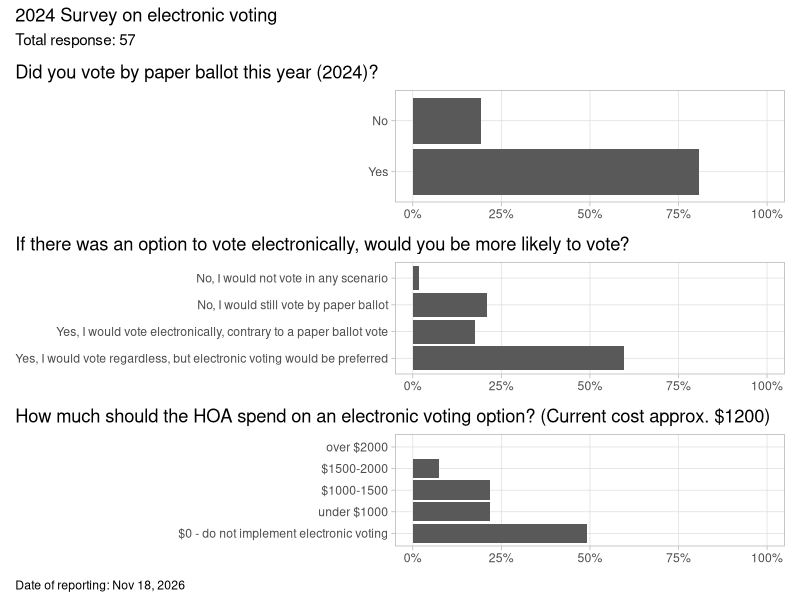

Recreate this plot in R.
library(tidyverse)
library(patchwork)

theme_set(
    theme_light() + 
    theme(
        axis.title = element_blank(),
        panel.grid.minor = element_blank(),
        legend.position = "none",
        plot.title.position = "plot",
        plot.caption.position = "plot",
        plot.caption = element_text(hjust = 0)
    )
)


display_results <- function(dat, question) {
    dat %>%
    mutate(vote = Count / sum(Count)) %>%
    ggplot(aes(x = vote, y = Answer)) + 
    geom_col() + 
    scale_x_continuous(
        limits = c(0, 1),
        labels = scales::label_percent()
    ) +
    labs(x = "", y = "",
        title = question) + 
    theme(
        axis.title = element_blank()
    )

}

q1 <- "Did you vote by paper ballot this year (2024)?"
q3 <- "If there was an option to vote electronically, would you be more likely to vote?"
q4 <- "How much should the HOA spend on an electronic voting option? (Current cost approx. $1200)"

q1res <- read_csv("evoting2024/question1.csv", col_types = "fi")
q3res <- read_csv("evoting2024/question3.csv", col_types = "fi")
q4res <- read_csv("evoting2024/question4.csv", col_types = "fi")

total <- sum(q1res$Count)

title <- glue::glue(
    "2024 Survey on electronic voting"
)

subtitle <- glue::glue(
    "Total response: {total}"
)


p <-
    display_results(q1res, question = q1) +
    display_results(q3res, question = q3) +
    display_results(q4res, question = q4) +
    plot_layout(ncol = 1) + 
    plot_annotation(
        title = title,
        subtitle = subtitle, 
        caption = glue::glue("Date of reporting: ", format(today(), format = "%b %d, %Y"))
    )

ggsave("evoting2024/evoting_results.png",
    # width = 6,
    # height = 10,
    plot = p)